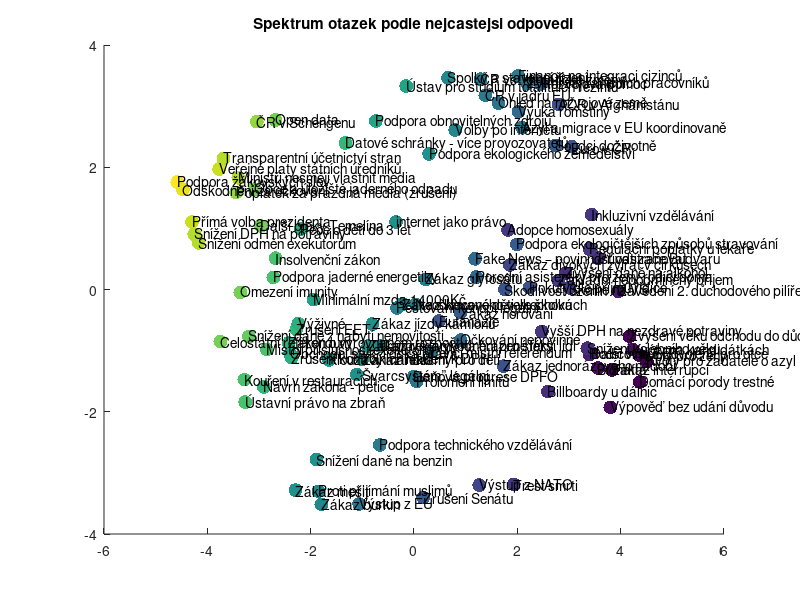

Recreate this plot in MATLAB.
load('volby_2017.mat');

[U, S, V] = svd(T.data' - (sum(T.data', 2) / size(T.data', 2)));
result = T.data * U(:, 1:2);

figure
hold on
title('Spektrum otazek podle nejcastejsi odpovedi')
scatter(result(:, 1), result(:, 2), 100, sum(T.data'==1), 'filled');
text(result(:, 1), result(:, 2), T.questions);
hold off